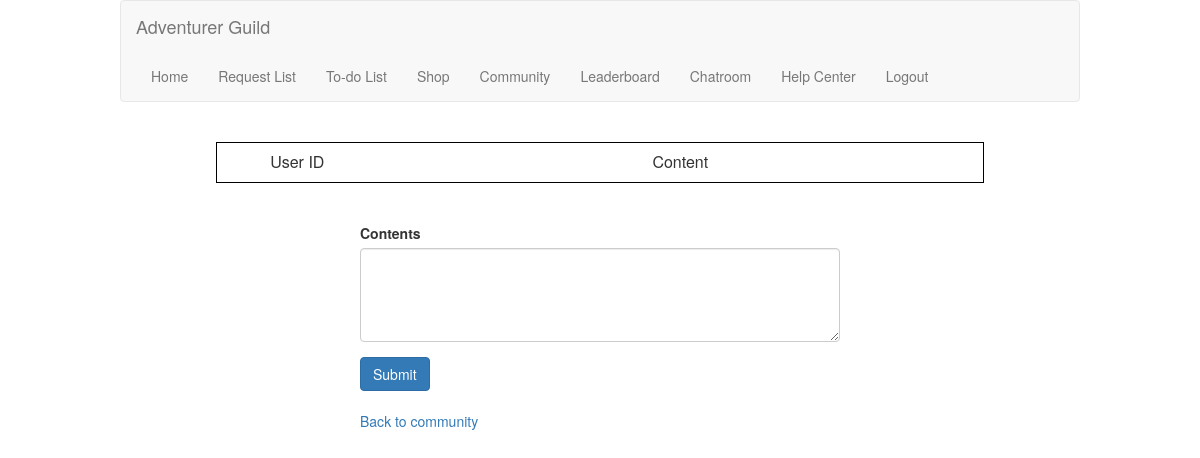
The app's page /thread/bf5c77e4-3665-4092-8a97-d70a3732d45c (signed in), older data.
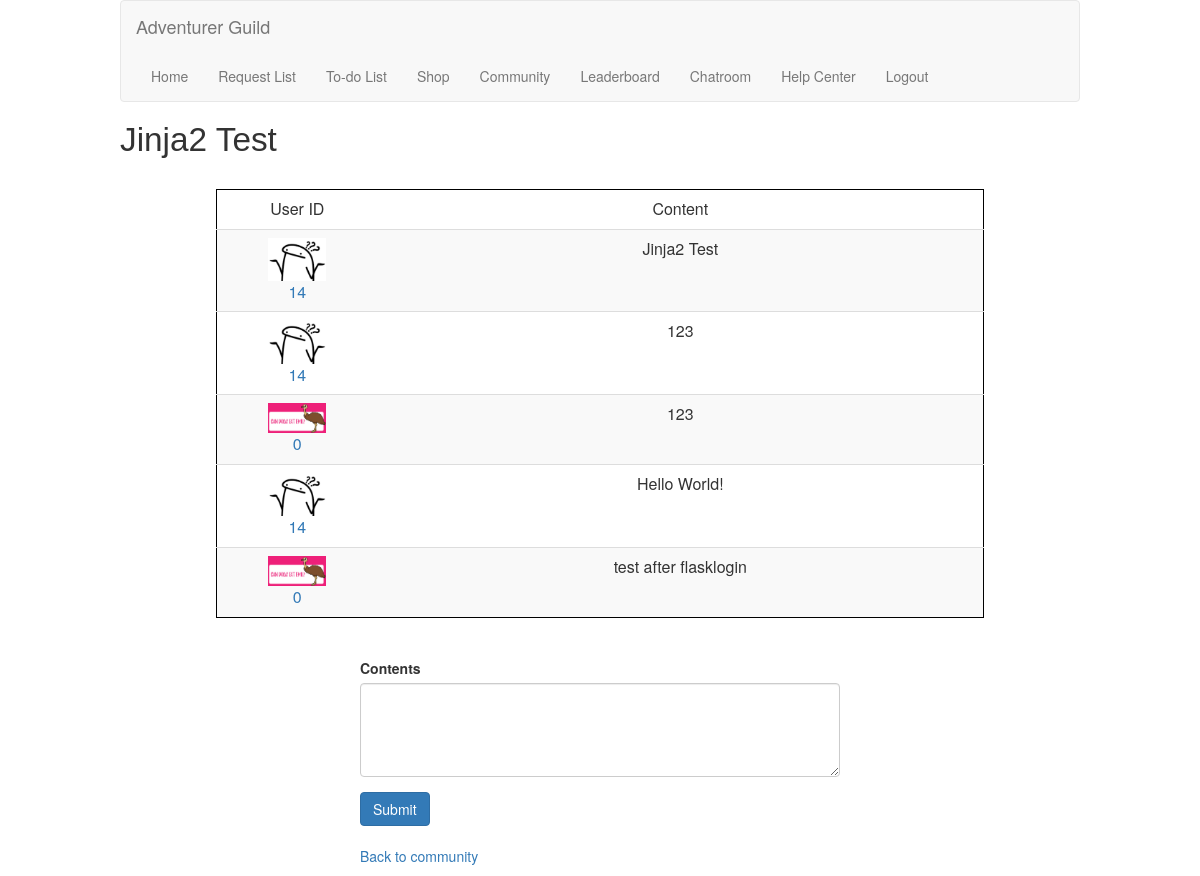
The same page, newer data.
### models/sqlmodels.py (models this page shows, shortened)
class Community(db.Model):
    __tablename__ = 'community'
    threadID = Column(Text, primary_key=True)
    title = Column(String(120), nullable=False)
    userID = Column(String(120), ForeignKey('users.userID', name='fk_community_userID'))

class Thread(db.Model):
    __tablename__ = 'threads'
    replyID = Column(Integer, primary_key=True, autoincrement=True)
    threadID = Column(Text, ForeignKey('community.threadID', name='fk_thread_threadID'))
    userID = Column(String(120), ForeignKey('users.userID', name='fk_thread_userID'))
    contents = Column(Text, nullable=False, default="No Content")

class UserInfo(db.Model):
    __tablename__ = 'users'
    userID = Column(String(120), primary_key=True)
    email = Column(String(120), nullable=False)
    password = Column(String(120), nullable=False)
    coins = Column(Integer, nullable=False, default=10)
    avatar = Column(Text, nullable=False, default="default")
    country = Column(Text, nullable=False)
    pincode = Column(Text, nullable=False, default="123")

### routes.py (the view)
    @mainBluePrint.route("/thread/<id>", methods=['GET'])
    @login_required
    def threadDetails(id):
        thread_title = getThreadTitle(id)
        result = Thread.query.join(UserInfo, Thread.userID == UserInfo.userID). \
                add_columns(UserInfo.avatar, Thread.userID, Thread.contents). \
                filter(Thread.threadID == id).all()
        if result:
            return render_template("thread_details.html", result=result, threadID=id, threadName=thread_title)
        else:
            return render_template("thread_details.html", errmsg=f"We cannot find any content.")

### apps/get.py (called while the page is built)
def getThreadTitle(id):
        community = Community.query.filter(Community.threadID == id).first()
        if community:
            return community.title
        else:
            return None

### routes.py (called while the page is built)
    @login_manager.user_loader
    def load_user(user_id):
        return User(user_id)

### templates/thread_details.html (shortened to what this page needs)
{% extends 'base.html' %}
{% block content %}
    <h1 id="pageBanner">{{threadName}}</h1>
    <br>
    <div>
        <table id="threadContents" class="table table-striped listcontents">
            <thead>
                <tr>
                    <td class="col descCol">User ID</td>
                    <td class="col">Content</td>
                </tr>
            </thead>
            <tbody>
            {% for resultitem in result %}
            <tr>
                <td class="descCol">
                    <a href="/profile/{{resultitem.userID}}" title="View user info" target="_blank">
                    <img src="{{url_for('static',filename='nft/' + resultitem.avatar + '.png')}}" alt="User Avatar" class="avatarInDetails"><br>
                    {{ resultitem.userID }}</a></td>
                <td>{{ resultitem.contents }}</td>
            </tr>
            {% endfor %}
            </tbody>
        </table>
        <br>
    </div>
    <div class="newthreadandrequest">
        <form method="POST" action="/donewthreadreply">
            <div class="form-group fillForms">
                <label for="content">Contents</label>
                <textarea class="form-control" id="content" name="content" rows="4" cols="50" required></textarea>
            </div>
            <button type="submit" id="doSubmit" class="btn btn-primary">Submit</button>
            </form>
            <br>
            <p><a href="/community" title="Back">Back to community</a></p>
    </div>
        {% endblock %}

Row changes from the older to the newer data that the page shows:
now on this page (row edited): Community: title "Jinja2 Test"
now on this page (row edited): Thread: avatar (placeholder picture), userID "14", contents "Jinja2 Test"
added Thread: avatar (placeholder picture), userID "14", contents "123"
added Thread: userID "0", contents "123"
added Thread: avatar (placeholder picture), userID "14", contents "Hello World!"
added Thread: userID "0", contents "test after flasklogin"
